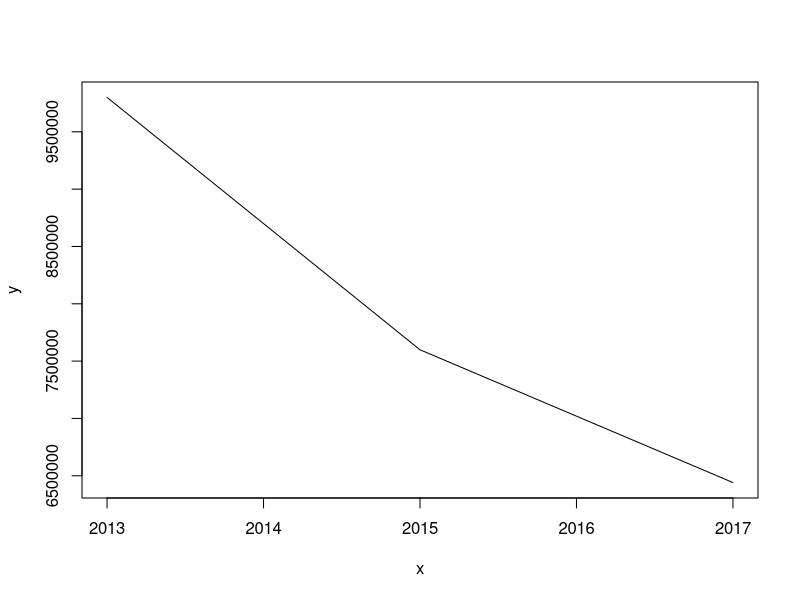
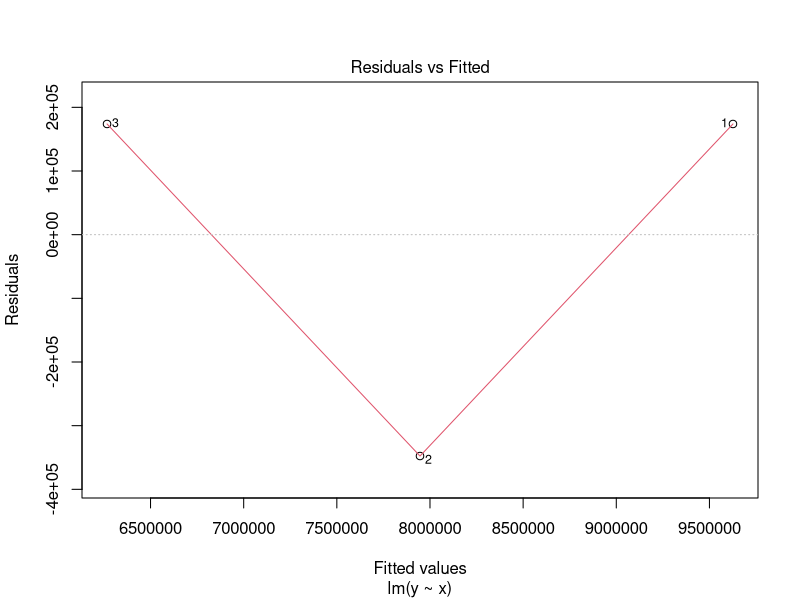
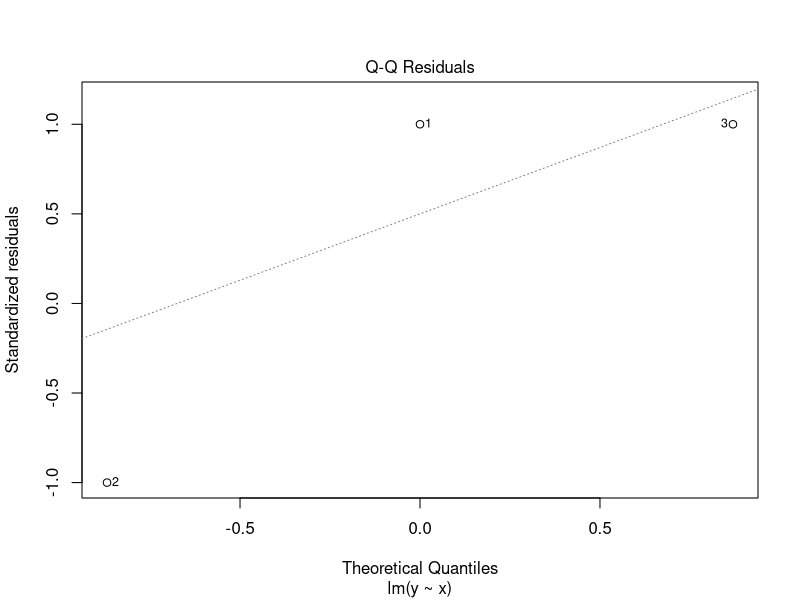
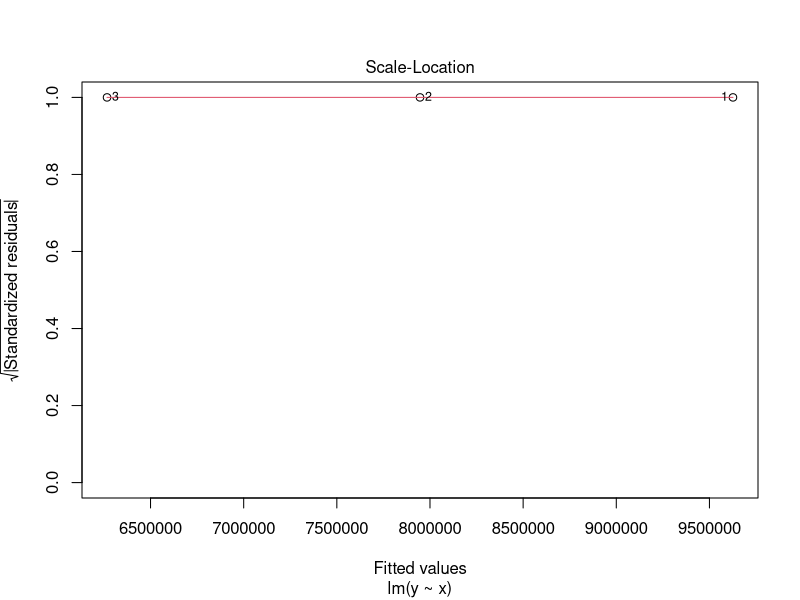
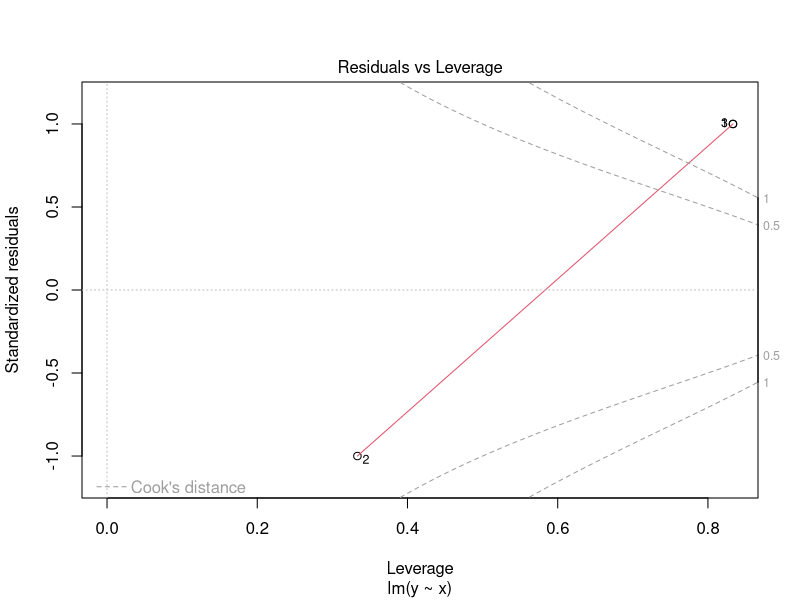
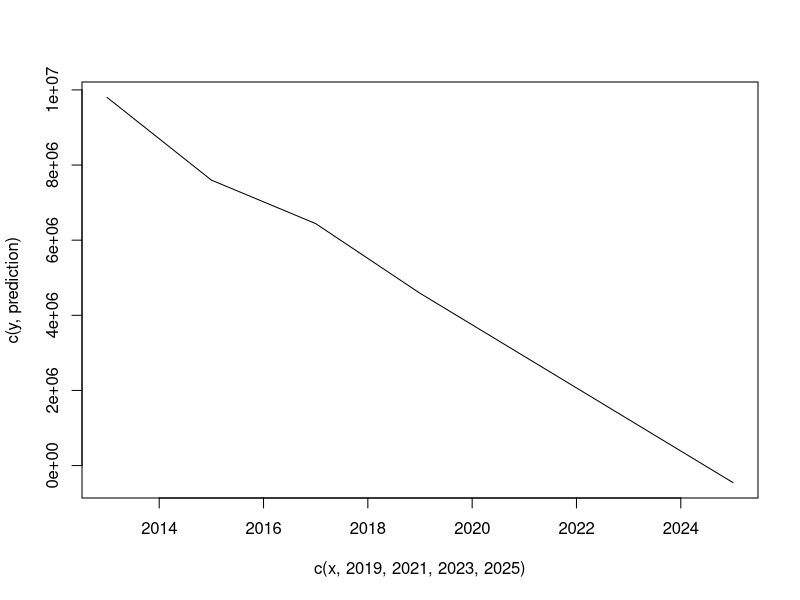

R code for these plots, in order:
x <- c(2013, 2015, 2017)

y <- c(9800100, 7598700, 6440400)

plot(x, y, type="l")

model <- lm(y~x)

plot(model)

newdata <- data.frame("x"=c(2019, 2021,2023,2025))

prediction <- predict(model, newdata)

prediction

plot(c(x,2019, 2021,2023,2025), c(y,prediction), type="l")
